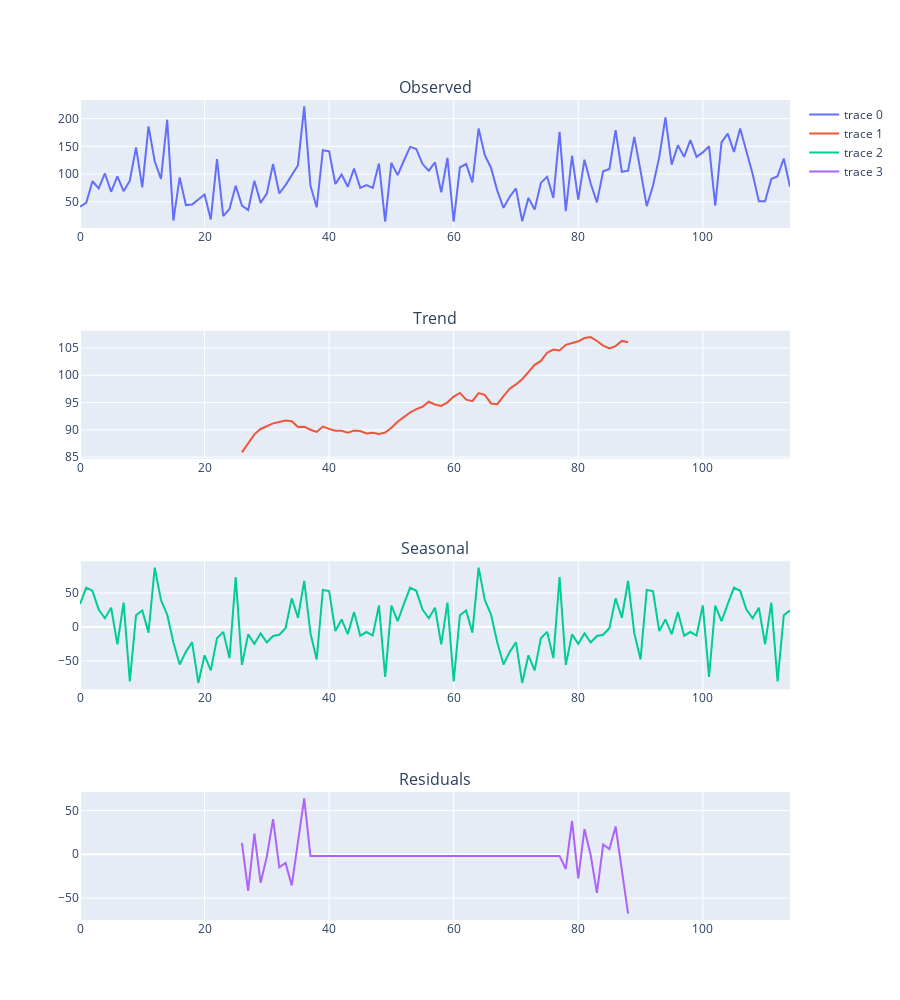

Here is the notebook cell this chart was saved with:
### Markdown cell above
## 1. Decompose time series

### Code cell
# Seasonal decompose
decomposition = seasonal_decompose(cancellations_per_week['IsCanceled'], model='additive', period=52)

fig = make_subplots(
    rows=4, cols=1,
    subplot_titles=["Observed", "Trend", "Seasonal", "Residuals"])

fig.add_trace(
    go.Scatter(x=decomposition.seasonal.index, y=decomposition.observed, mode='lines'),
        row=1, col=1,
    )
fig.add_trace(
    go.Scatter(x=decomposition.trend.index, y=decomposition.trend, mode='lines'),
        row=2, col=1,
    )
fig.add_trace(
    go.Scatter(x=decomposition.seasonal.index, y=decomposition.seasonal, mode='lines'),
        row=3, col=1,
    )
fig.add_trace(
    go.Scatter(x=decomposition.resid.index, y=decomposition.resid, mode='lines'),
        row=4, col=1,
    )


fig.update_layout(
    height=1000
)

### Figure 1 — Plotly figure (JSON) as saved in the notebook; plotly's stock layout.template omitted (floating-point values rounded to 4 significant figures)
{"data": [{"mode": "lines", "type": "scatter", "x": [0, 1, 2, 3, 4, 5, 6, 7, 8, 9, 10, 11, 12, 13, 14, 15, 16, 17, 18, 19, 20, 21, 22, 23, 24, 25, 26, 27, 28, 29, 30, 31, 32, 33, 34, 35, 36, 37, 38, 39, 40, 41, 42, 43, 44, 45, 46, 47, 48, 49, 50, 51, 52, 53, 54, 55, 56, 57, 58, 59, 60, 61, 62, 63, 64, 65, 66, 67, 68, 69, 70, 71, 72, 73, 74, 75, 76, 77, 78, 79, 80, 81, 82, 83, 84, 85, 86, 87, 88, 89, 90, 91, 92, 93, 94, 95, 96, 97, 98, 99, 100, 101, 102, 103, 104, 105, 106, 107, 108, 109, 110, 111, 112, 113, 114], "xaxis": "x", "y": [41.0, 48.0, 87.0, 74.0, 101.0, 68.0, 96.0, 69.0, 88.0, 148.0, 76.0, 186.0, 123.0, 91.0, 198.0, 16.0, 94.0, 44.0, 45.0, 54.0, 63.0, 18.0, 127.0, 24.0, 37.0, 79.0, 43.0, 35.0, 88.0, 48.0, 65.0, 118.0, 65.0, 80.0, 98.0, 116.0, 222.0, 79.0, 40.0, 143.0, 141.0, 82.0, 99.0, 77.0, 110.0, 75.0, 80.0, 75.0, 119.0, 14.0, 120.0, 98.0, 124.0, 149.0, 145.0, 118.0, 106.0, 121.0, 67.0, 129.0, 14.0, 112.0, 118.0, 85.0, 182.0, 134.0, 111.0, 70.0, 39.0, 59.0, 74.0, 15.0, 57.0, 36.0, 84.0, 95.0, 57.0, 176.0, 33.0, 133.0, 54.0, 126.0, 83.0, 49.0, 105.0, 109.0, 179.0, 104.0, 106.0, 167.0, 106.0, 42.0, 79.0, 130.0, 202.0, 117.0, 152.0, 131.0, 161.0, 131.0, 139.0, 150.0, 43.0, 157.0, 173.0, 140.0, 182.0, 143.0, 100.0, 51.0, 51.0, 91.0, 96.0, 128.0, 77.0], "yaxis": "y"}, {"mode": "lines", "type": "scatter", "x": [0, 1, 2, 3, 4, 5, 6, 7, 8, 9, 10, 11, 12, 13, 14, 15, 16, 17, 18, 19, 20, 21, 22, 23, 24, 25, 26, 27, 28, 29, 30, 31, 32, 33, 34, 35, 36, 37, 38, 39, 40, 41, 42, 43, 44, 45, 46, 47, 48, 49, 50, 51, 52, 53, 54, 55, 56, 57, 58, 59, 60, 61, 62, 63, 64, 65, 66, 67, 68, 69, 70, 71, 72, 73, 74, 75, 76, 77, 78, 79, 80, 81, 82, 83, 84, 85, 86, 87, 88, 89, 90, 91, 92, 93, 94, 95, 96, 97, 98, 99, 100, 101, 102, 103, 104, 105, 106, 107, 108, 109, 110, 111, 112, 113, 114], "xaxis": "x2", "y": [NaN, NaN, NaN, NaN, NaN, NaN, NaN, NaN, NaN, NaN, NaN, NaN, NaN, NaN, NaN, NaN, NaN, NaN, NaN, NaN, NaN, NaN, NaN, NaN, NaN, NaN, 85.89, 87.66, 89.19, 90.17, 90.64, 91.2, 91.43, 91.73, 91.6, 90.54, 90.6, 90.03, 89.62, 90.61, 90.18, 89.87, 89.86, 89.47, 89.89, 89.8, 89.37, 89.48, 89.24, 89.51, 90.38, 91.51, 92.35, 93.19, 93.81, 94.23, 95.15, 94.66, 94.38, 95.05, 96.11, 96.77, 95.54, 95.27, 96.75, 96.41, 94.85, 94.71, 96.16, 97.54, 98.33, 99.27, 100.6, 101.9, 102.6, 104.1, 104.7, 104.5, 105.6, 106.0, 106.2, 106.8, 107.0, 106.3, 105.4, 104.9, 105.3, 106.3, 106.0, NaN, NaN, NaN, NaN, NaN, NaN, NaN, NaN, NaN, NaN, NaN, NaN, NaN, NaN, NaN, NaN, NaN, NaN, NaN, NaN, NaN, NaN, NaN, NaN, NaN, NaN], "yaxis": "y2"}, {"mode": "lines", "type": "scatter", "x": [0, 1, 2, 3, 4, 5, 6, 7, 8, 9, 10, 11, 12, 13, 14, 15, 16, 17, 18, 19, 20, 21, 22, 23, 24, 25, 26, 27, 28, 29, 30, 31, 32, 33, 34, 35, 36, 37, 38, 39, 40, 41, 42, 43, 44, 45, 46, 47, 48, 49, 50, 51, 52, 53, 54, 55, 56, 57, 58, 59, 60, 61, 62, 63, 64, 65, 66, 67, 68, 69, 70, 71, 72, 73, 74, 75, 76, 77, 78, 79, 80, 81, 82, 83, 84, 85, 86, 87, 88, 89, 90, 91, 92, 93, 94, 95, 96, 97, 98, 99, 100, 101, 102, 103, 104, 105, 106, 107, 108, 109, 110, 111, 112, 113, 114], "xaxis": "x3", "y": [33.53, 57.68, 53.07, 25.65, 12.72, 28.21, -25.51, 35.83, -80.23, 17.11, 24.34, -8.392, 87.13, 39.46, 18.03, -22.83, -55.29, -36.66, -22.45, -82.39, -41.71, -64.03, -16.76, -7.258, -45.82, 73.35, -55.85, -10.93, -24.83, -9.618, -22.95, -13.36, -11.56, -1.95, 41.91, 13.46, 67.55, -9.152, -47.75, 54.27, 52.69, -5.988, 11.02, -10.59, 21.98, -12.92, -7.488, -12.6, 31.64, -73.63, 31.49, 8.367, 33.53, 57.68, 53.07, 25.65, 12.72, 28.21, -25.51, 35.83, -80.23, 17.11, 24.34, -8.392, 87.13, 39.46, 18.03, -22.83, -55.29, -36.66, -22.45, -82.39, -41.71, -64.03, -16.76, -7.258, -45.82, 73.35, -55.85, -10.93, -24.83, -9.618, -22.95, -13.36, -11.56, -1.95, 41.91, 13.46, 67.55, -9.152, -47.75, 54.27, 52.69, -5.988, 11.02, -10.59, 21.98, -12.92, -7.488, -12.6, 31.64, -73.63, 31.49, 8.367, 33.53, 57.68, 53.07, 25.65, 12.72, 28.21, -25.51, 35.83, -80.23, 17.11, 24.34], "yaxis": "y3"}, {"mode": "lines", "type": "scatter", "x": [0, 1, 2, 3, 4, 5, 6, 7, 8, 9, 10, 11, 12, 13, 14, 15, 16, 17, 18, 19, 20, 21, 22, 23, 24, 25, 26, 27, 28, 29, 30, 31, 32, 33, 34, 35, 36, 37, 38, 39, 40, 41, 42, 43, 44, 45, 46, 47, 48, 49, 50, 51, 52, 53, 54, 55, 56, 57, 58, 59, 60, 61, 62, 63, 64, 65, 66, 67, 68, 69, 70, 71, 72, 73, 74, 75, 76, 77, 78, 79, 80, 81, 82, 83, 84, 85, 86, 87, 88, 89, 90, 91, 92, 93, 94, 95, 96, 97, 98, 99, 100, 101, 102, 103, 104, 105, 106, 107, 108, 109, 110, 111, 112, 113, 114], "xaxis": "x4", "y": [NaN, NaN, NaN, NaN, NaN, NaN, NaN, NaN, NaN, NaN, NaN, NaN, NaN, NaN, NaN, NaN, NaN, NaN, NaN, NaN, NaN, NaN, NaN, NaN, NaN, NaN, 12.96, -41.73, 23.64, -32.55, -2.699, 40.16, -14.87, -9.781, -35.5, 12.0, 63.85, -1.877, -1.877, -1.877, -1.877, -1.877, -1.877, -1.877, -1.877, -1.877, -1.877, -1.877, -1.877, -1.877, -1.877, -1.877, -1.877, -1.877, -1.877, -1.877, -1.877, -1.877, -1.877, -1.877, -1.877, -1.877, -1.877, -1.877, -1.877, -1.877, -1.877, -1.877, -1.877, -1.877, -1.877, -1.877, -1.877, -1.877, -1.877, -1.877, -1.877, -1.877, -16.71, 37.98, -27.39, 28.8, -1.055, -43.91, 11.12, 6.027, 31.75, -15.75, -67.6, NaN, NaN, NaN, NaN, NaN, NaN, NaN, NaN, NaN, NaN, NaN, NaN, NaN, NaN, NaN, NaN, NaN, NaN, NaN, NaN, NaN, NaN, NaN, NaN, NaN, NaN], "yaxis": "y4"}], "layout": {"annotations": [{"font": {"size": 16}, "showarrow": false, "text": "Observed", "x": 0.5, "xanchor": "center", "xref": "paper", "y": 1, "yanchor": "bottom", "yref": "paper"}, {"font": {"size": 16}, "showarrow": false, "text": "Trend", "x": 0.5, "xanchor": "center", "xref": "paper", "y": 0.7188, "yanchor": "bottom", "yref": "paper"}, {"font": {"size": 16}, "showarrow": false, "text": "Seasonal", "x": 0.5, "xanchor": "center", "xref": "paper", "y": 0.4375, "yanchor": "bottom", "yref": "paper"}, {"font": {"size": 16}, "showarrow": false, "text": "Residuals", "x": 0.5, "xanchor": "center", "xref": "paper", "y": 0.1562, "yanchor": "bottom", "yref": "paper"}], "height": 1000, "xaxis": {"anchor": "y", "domain": [0, 1]}, "xaxis2": {"anchor": "y2", "domain": [0, 1]}, "xaxis3": {"anchor": "y3", "domain": [0, 1]}, "xaxis4": {"anchor": "y4", "domain": [0, 1]}, "yaxis": {"anchor": "x", "domain": [0.8438, 1]}, "yaxis2": {"anchor": "x2", "domain": [0.5625, 0.7188]}, "yaxis3": {"anchor": "x3", "domain": [0.2812, 0.4375]}, "yaxis4": {"anchor": "x4", "domain": [0, 0.1562]}}}
